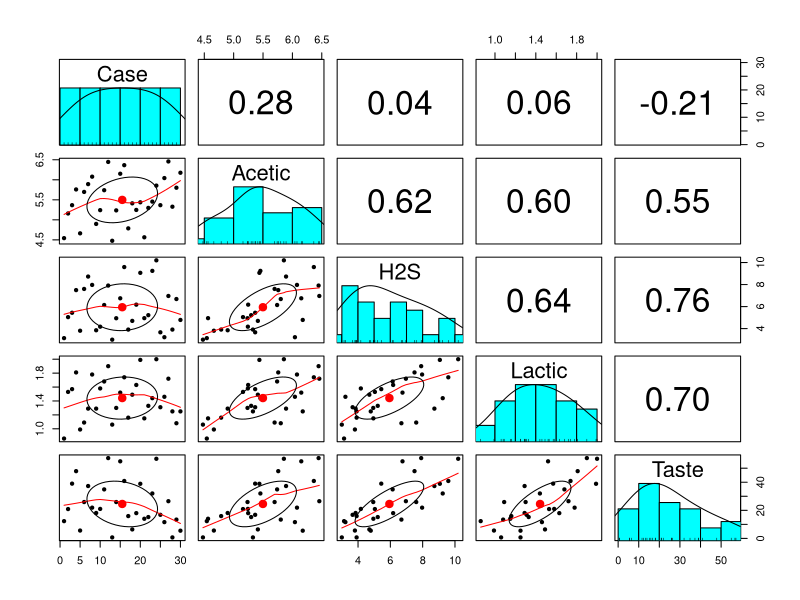
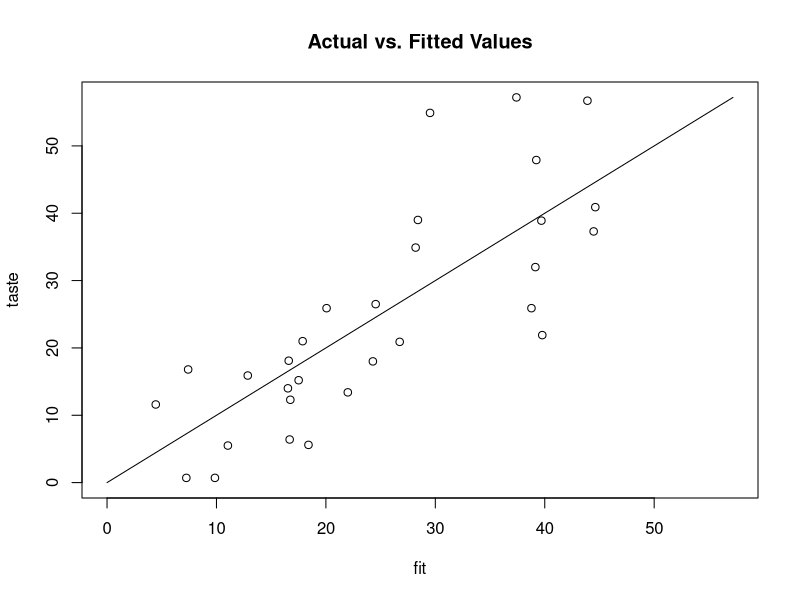
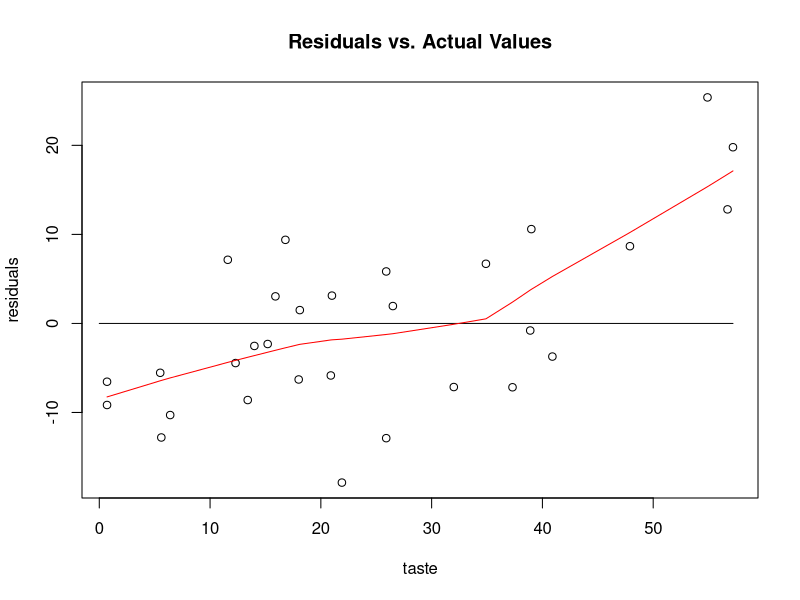

Write R code to recreate these figures, in order.
## ---- chunk 1
#install.packages("psych")
library("psych")
# Set the working directory to the location of your data file
# Read in the data from a comma-separated file
ccdata <-read.csv("wk4-data-cheese.csv")
# Display the first few rows of the data
head(ccdata)
## ---- chunk 2
# Scatterplots of each pair of variables
pairs.panels(ccdata, pch = 20, density = TRUE)
## ---- chunk 3
# Try a model with just everything
model <- Taste~0+Case+H2S
result <-lm(model,ccdata)
AIC(result)
summary(result)
## ---- chunk 4
fit <- result$fitted.values
taste <- ccdata$Taste
r1 <- c(0,max(ccdata$Taste))
plot(fit,taste,xlim=r1,ylim=r1)
lines(r1,r1)
title("Actual vs. Fitted Values")
## ---- chunk 5
residuals <- taste-fit
plot(taste,residuals)
lines(r1,c(0,0))
residualfit <- lowess(taste,residuals,f=0.8)
lines(residualfit,col=c("red"))
title("Residuals vs. Actual Values")
